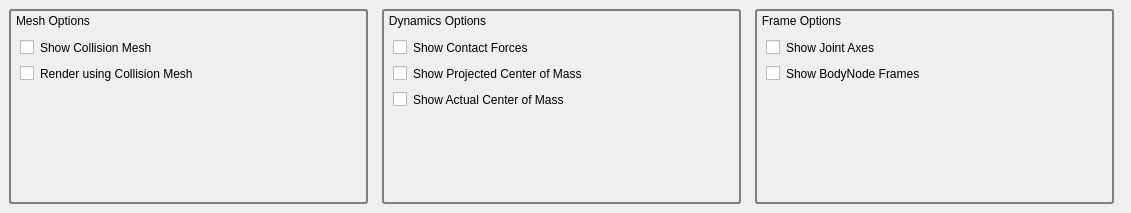
<?xml version="1.0" encoding="UTF-8"?>
<ui version="4.0">
 <class>Visualizer</class>
 <widget class="QDockWidget" name="Visualizer">
  <property name="geometry">
   <rect>
    <x>0</x>
    <y>0</y>
    <width>1131</width>
    <height>213</height>
   </rect>
  </property>
  <property name="autoFillBackground">
   <bool>false</bool>
  </property>
  <property name="windowTitle">
   <string>Visualizer</string>
  </property>
  <widget class="QWidget" name="dockWidgetContents">
   <layout class="QHBoxLayout" name="horizontalLayout_8">
    <item>
     <widget class="QGroupBox" name="groupBox">
      <property name="sizePolicy">
       <sizepolicy hsizetype="MinimumExpanding" vsizetype="MinimumExpanding">
        <horstretch>1</horstretch>
        <verstretch>1</verstretch>
       </sizepolicy>
      </property>
      <property name="styleSheet">
       <string notr="true">QGroupBox { 
   border: 2px solid gray; 
   border-radius: 3px; 
}

QGroupBox::title { 
    background-color: transparent;
    subcontrol-position: top left; /* position at the top left*/ 
    padding-top: 5px;
    padding-left: 5px;
 } </string>
      </property>
      <property name="title">
       <string>Mesh Options</string>
      </property>
      <layout class="QVBoxLayout" name="verticalLayout">
       <property name="topMargin">
        <number>27</number>
       </property>
       <item>
        <layout class="QHBoxLayout" name="horizontalLayout_2">
         <item>
          <widget class="QCheckBox" name="checkBox">
           <property name="styleSheet">
            <string notr="true">border: 0px solid gray; 
     border-radius: 3px; </string>
           </property>
           <property name="text">
            <string>Show Collision Mesh</string>
           </property>
          </widget>
         </item>
         <item>
          <spacer name="horizontalSpacer">
           <property name="orientation">
            <enum>Qt::Horizontal</enum>
           </property>
           <property name="sizeHint" stdset="0">
            <size>
             <width>40</width>
             <height>20</height>
            </size>
           </property>
          </spacer>
         </item>
        </layout>
       </item>
       <item>
        <layout class="QHBoxLayout" name="horizontalLayout">
         <item>
          <widget class="QCheckBox" name="checkBox_2">
           <property name="styleSheet">
            <string notr="true">border: 0px solid gray; 
     border-radius: 3px; </string>
           </property>
           <property name="text">
            <string>Render using Collision Mesh</string>
           </property>
          </widget>
         </item>
         <item>
          <spacer name="horizontalSpacer_2">
           <property name="orientation">
            <enum>Qt::Horizontal</enum>
           </property>
           <property name="sizeHint" stdset="0">
            <size>
             <width>40</width>
             <height>20</height>
            </size>
           </property>
          </spacer>
         </item>
        </layout>
       </item>
       <item>
        <spacer name="verticalSpacer">
         <property name="orientation">
          <enum>Qt::Vertical</enum>
         </property>
         <property name="sizeHint" stdset="0">
          <size>
           <width>20</width>
           <height>28</height>
          </size>
         </property>
        </spacer>
       </item>
      </layout>
     </widget>
    </item>
    <item>
     <spacer name="horizontalSpacer_9">
      <property name="orientation">
       <enum>Qt::Horizontal</enum>
      </property>
      <property name="sizeHint" stdset="0">
       <size>
        <width>8</width>
        <height>20</height>
       </size>
      </property>
     </spacer>
    </item>
    <item>
     <widget class="QGroupBox" name="groupBox_2">
      <property name="sizePolicy">
       <sizepolicy hsizetype="MinimumExpanding" vsizetype="MinimumExpanding">
        <horstretch>1</horstretch>
        <verstretch>1</verstretch>
       </sizepolicy>
      </property>
      <property name="styleSheet">
       <string notr="true">QGroupBox { 
   border: 2px solid gray; 
   border-radius: 3px; 
}

QGroupBox::title { 
    background-color: transparent;
    subcontrol-position: top left; /* position at the top left*/ 
    padding-top: 5px;
    padding-left: 5px;
 } </string>
      </property>
      <property name="title">
       <string>Dynamics Options</string>
      </property>
      <layout class="QVBoxLayout" name="verticalLayout_2">
       <property name="topMargin">
        <number>27</number>
       </property>
       <item>
        <layout class="QHBoxLayout" name="horizontalLayout_3">
         <item>
          <widget class="QCheckBox" name="checkBox_3">
           <property name="styleSheet">
            <string notr="true">border: 0px solid gray; 
     border-radius: 3px; </string>
           </property>
           <property name="text">
            <string>Show Contact Forces</string>
           </property>
          </widget>
         </item>
         <item>
          <spacer name="horizontalSpacer_3">
           <property name="orientation">
            <enum>Qt::Horizontal</enum>
           </property>
           <property name="sizeHint" stdset="0">
            <size>
             <width>40</width>
             <height>20</height>
            </size>
           </property>
          </spacer>
         </item>
        </layout>
       </item>
       <item>
        <layout class="QHBoxLayout" name="horizontalLayout_4">
         <item>
          <widget class="QCheckBox" name="checkBox_4">
           <property name="styleSheet">
            <string notr="true">border: 0px solid gray; 
     border-radius: 3px; </string>
           </property>
           <property name="text">
            <string>Show Projected Center of Mass</string>
           </property>
          </widget>
         </item>
         <item>
          <spacer name="horizontalSpacer_4">
           <property name="orientation">
            <enum>Qt::Horizontal</enum>
           </property>
           <property name="sizeHint" stdset="0">
            <size>
             <width>40</width>
             <height>20</height>
            </size>
           </property>
          </spacer>
         </item>
        </layout>
       </item>
       <item>
        <layout class="QHBoxLayout" name="horizontalLayout_5">
         <item>
          <widget class="QCheckBox" name="checkBox_7">
           <property name="styleSheet">
            <string notr="true">border: 0px solid gray; 
     border-radius: 3px; </string>
           </property>
           <property name="text">
            <string>Show Actual Center of Mass</string>
           </property>
          </widget>
         </item>
         <item>
          <spacer name="horizontalSpacer_5">
           <property name="orientation">
            <enum>Qt::Horizontal</enum>
           </property>
           <property name="sizeHint" stdset="0">
            <size>
             <width>40</width>
             <height>20</height>
            </size>
           </property>
          </spacer>
         </item>
        </layout>
       </item>
       <item>
        <spacer name="verticalSpacer_3">
         <property name="orientation">
          <enum>Qt::Vertical</enum>
         </property>
         <property name="sizeHint" stdset="0">
          <size>
           <width>20</width>
           <height>0</height>
          </size>
         </property>
        </spacer>
       </item>
      </layout>
     </widget>
    </item>
    <item>
     <spacer name="horizontalSpacer_10">
      <property name="orientation">
       <enum>Qt::Horizontal</enum>
      </property>
      <property name="sizeHint" stdset="0">
       <size>
        <width>8</width>
        <height>20</height>
       </size>
      </property>
     </spacer>
    </item>
    <item>
     <widget class="QGroupBox" name="groupBox_3">
      <property name="sizePolicy">
       <sizepolicy hsizetype="MinimumExpanding" vsizetype="MinimumExpanding">
        <horstretch>1</horstretch>
        <verstretch>1</verstretch>
       </sizepolicy>
      </property>
      <property name="styleSheet">
       <string notr="true">QGroupBox { 
   border: 2px solid gray; 
   border-radius: 3px; 
}

QGroupBox::title { 
    background-color: transparent;
    subcontrol-position: top left; /* position at the top left*/ 
    padding-top: 5px;
    padding-left: 5px;
 } </string>
      </property>
      <property name="title">
       <string>Frame Options</string>
      </property>
      <layout class="QVBoxLayout" name="verticalLayout_3">
       <property name="topMargin">
        <number>27</number>
       </property>
       <item>
        <layout class="QHBoxLayout" name="horizontalLayout_6">
         <item>
          <widget class="QCheckBox" name="checkBox_5">
           <property name="styleSheet">
            <string notr="true">border: 0px solid gray; 
     border-radius: 3px; </string>
           </property>
           <property name="text">
            <string>Show Joint Axes</string>
           </property>
          </widget>
         </item>
         <item>
          <spacer name="horizontalSpacer_6">
           <property name="orientation">
            <enum>Qt::Horizontal</enum>
           </property>
           <property name="sizeHint" stdset="0">
            <size>
             <width>40</width>
             <height>20</height>
            </size>
           </property>
          </spacer>
         </item>
        </layout>
       </item>
       <item>
        <layout class="QHBoxLayout" name="horizontalLayout_7">
         <item>
          <widget class="QCheckBox" name="checkBox_6">
           <property name="styleSheet">
            <string notr="true">border: 0px solid gray; 
     border-radius: 3px; </string>
           </property>
           <property name="text">
            <string>Show BodyNode Frames</string>
           </property>
          </widget>
         </item>
         <item>
          <spacer name="horizontalSpacer_7">
           <property name="orientation">
            <enum>Qt::Horizontal</enum>
           </property>
           <property name="sizeHint" stdset="0">
            <size>
             <width>40</width>
             <height>20</height>
            </size>
           </property>
          </spacer>
         </item>
        </layout>
       </item>
       <item>
        <spacer name="verticalSpacer_2">
         <property name="orientation">
          <enum>Qt::Vertical</enum>
         </property>
         <property name="sizeHint" stdset="0">
          <size>
           <width>20</width>
           <height>27</height>
          </size>
         </property>
        </spacer>
       </item>
      </layout>
     </widget>
    </item>
    <item>
     <spacer name="horizontalSpacer_11">
      <property name="orientation">
       <enum>Qt::Horizontal</enum>
      </property>
      <property name="sizeHint" stdset="0">
       <size>
        <width>8</width>
        <height>20</height>
       </size>
      </property>
     </spacer>
    </item>
   </layout>
  </widget>
 </widget>
 <resources/>
 <connections/>
</ui>
